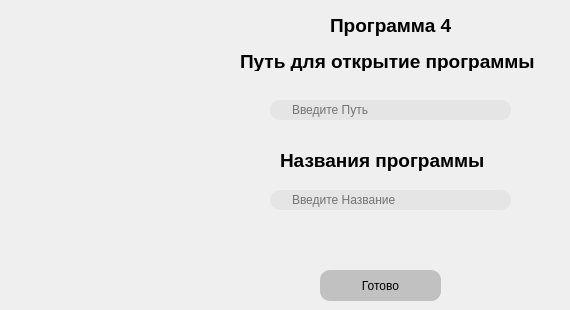
       <widget class="QWidget" name="page_6">
        <widget class="QPushButton" name="pushButton_9">
         <property name="geometry">
          <rect>
           <x>320</x>
           <y>270</y>
           <width>121</width>
           <height>31</height>
          </rect>
         </property>
         <property name="styleSheet">
          <string notr="true">QPushButton {
    border-radius:  10px;
    background-color: rgb(193, 193, 193);
    
	color: rgb(171, 171, 171);
    
	
	color: rgb(0, 0, 0);
   
}

QPushButton:pressed {
    
	background-color: rgb(154, 154, 154);
}</string>
         </property>
         <property name="text">
          <string>Готово</string>
         </property>
         <property name="icon">
          <iconset>
           <normaloff>иконки/free-icon-done-4123617.png</normaloff>иконки/free-icon-done-4123617.png</iconset>
         </property>
        </widget>
        <widget class="QLineEdit" name="lineEdit_8">
         <property name="geometry">
          <rect>
           <x>270</x>
           <y>100</y>
           <width>241</width>
           <height>20</height>
          </rect>
         </property>
         <property name="styleSheet">
          <string notr="true">QLineEdit {
 	
	background-color: rgb(229, 229, 229);
	border-radius:  10px;
	
	padding-left:	20px;
	padding-right:	20px;
	
}
</string>
         </property>
         <property name="inputMask">
          <string/>
         </property>
         <property name="placeholderText">
          <string>Введите Путь</string>
         </property>
        </widget>
        <widget class="QLineEdit" name="lineEdit_9">
         <property name="geometry">
          <rect>
           <x>270</x>
           <y>190</y>
           <width>241</width>
           <height>20</height>
          </rect>
         </property>
         <property name="styleSheet">
          <string notr="true">QLineEdit {
 	
	background-color: rgb(229, 229, 229);
	border-radius:  10px;
	
	padding-left:	20px;
	padding-right:	20px;
	
}
</string>
         </property>
         <property name="placeholderText">
          <string>Введите Название</string>
         </property>
        </widget>
        <widget class="QLabel" name="label_17">
         <property name="geometry">
          <rect>
           <x>280</x>
           <y>140</y>
           <width>221</width>
           <height>41</height>
          </rect>
         </property>
         <property name="text">
          <string>&lt;html&gt;&lt;head/&gt;&lt;body&gt;&lt;p&gt;&lt;span style=&quot; font-size:14pt; font-weight:600;&quot;&gt;Названия программы&lt;/span&gt;&lt;/p&gt;&lt;/body&gt;&lt;/html&gt;</string>
         </property>
        </widget>
        <widget class="QLabel" name="label_18">
         <property name="geometry">
          <rect>
           <x>330</x>
           <y>10</y>
           <width>131</width>
           <height>31</height>
          </rect>
         </property>
         <property name="text">
          <string>&lt;html&gt;&lt;head/&gt;&lt;body&gt;&lt;p&gt;&lt;span style=&quot; font-size:14pt; font-weight:600;&quot;&gt;Программа 4&lt;/span&gt;&lt;/p&gt;&lt;/body&gt;&lt;/html&gt;</string>
         </property>
        </widget>
        <widget class="QLabel" name="label_19">
         <property name="geometry">
          <rect>
           <x>240</x>
           <y>50</y>
           <width>321</width>
           <height>21</height>
          </rect>
         </property>
         <property name="text">
          <string>&lt;html&gt;&lt;head/&gt;&lt;body&gt;&lt;p&gt;&lt;span style=&quot; font-size:14pt; font-weight:600;&quot;&gt;Путь для открытие программы&lt;/span&gt;&lt;/p&gt;&lt;/body&gt;&lt;/html&gt;</string>
         </property>
        </widget>
       </widget>
